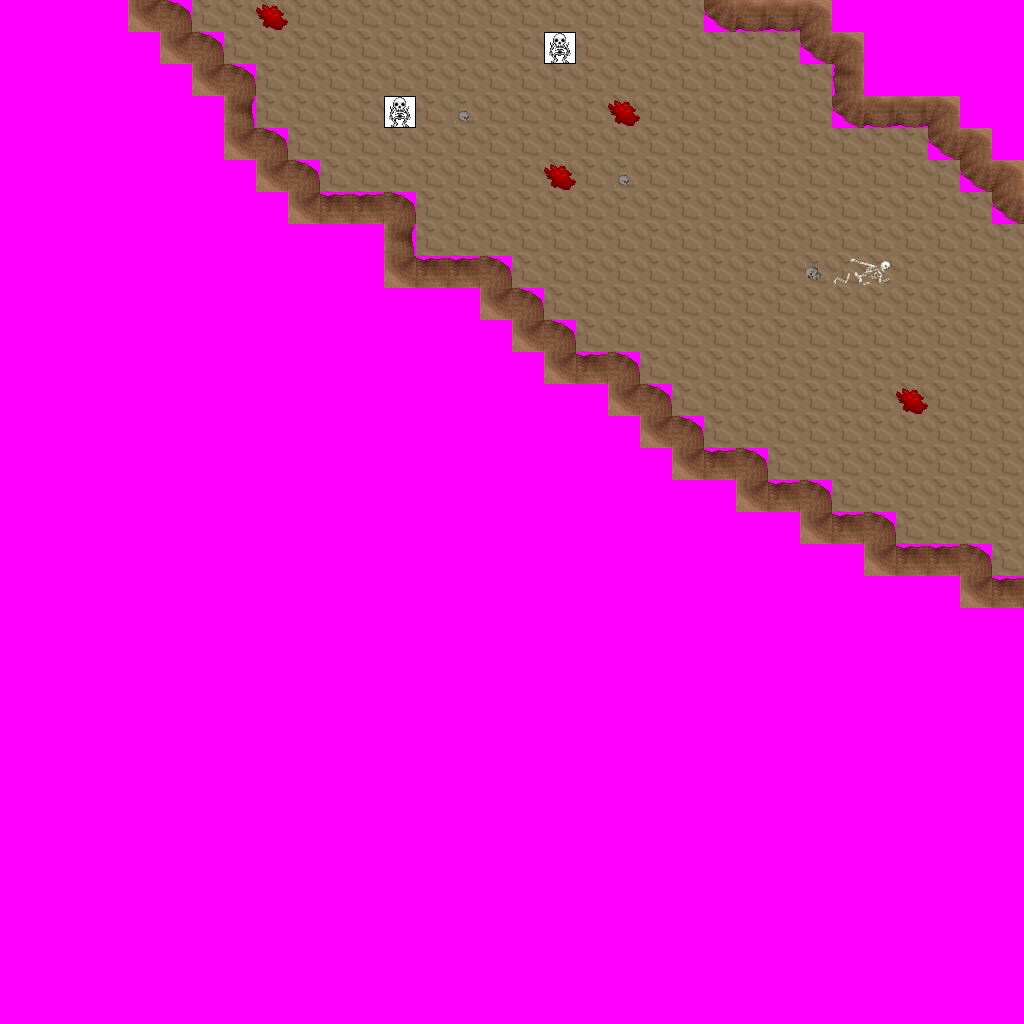

This game map was drawn from its Tiled (.tmx) file and the tilesets committed beside it. A one-line description and the trimmed map source follow:
An orthogonal 32x32 tile map with 32x32 px tiles, 6 tile layers (Ground, Objects, Above, Walkable, ...), 7 tilesets and 4 objects (2x newmap, from_west_0, from_south_0).

<map version="1.0" orientation="orthogonal" width="32" height="32" tilewidth="32" tileheight="32">
 <tileset firstgid="1" name="ground_brown" tilewidth="32" tileheight="32">
  <image source="../drawable/ground_brown.png" width="160" height="32" />
 </tileset>
 <tileset firstgid="6" name="item_corpse_skull_dark" tilewidth="32" tileheight="32">
  <image source="../drawable/item_corpse_skull_dark.png" width="64" height="32" />
 </tileset>
 <tileset firstgid="8" name="item_corpse_skeleton" tilewidth="32" tileheight="32">
  <image source="../drawable/item_corpse_skeleton.png" width="64" height="64" />
 </tileset>
 <tileset firstgid="12" name="item_blood_floor_stains_2" tilewidth="32" tileheight="32">
  <image source="../drawable/item_blood_floor_stains_2.png" width="64" height="64" />
 </tileset>
 <tileset firstgid="16" name="logic_creature_undead_skeleton" tilewidth="32" tileheight="32">
  <image source="../drawable/logic_creature_undead_skeleton.png" width="192" height="32" />
 </tileset>
 <tileset firstgid="22" name="building_wall_int_sandstone" tilewidth="32" tileheight="32">
  <image source="../drawable/building_wall_int_sandstone.png" width="96" height="160" />
 </tileset>
 <tileset firstgid="37" name="walkable_sentinel" tilewidth="32" tileheight="32">
  <image source="../drawable/walkable_sentinel.png" width="32" height="32" />
 </tileset>
 <layer name="Ground" width="32" height="32">
  <data>[1024 cells, 1024 non-empty, 2 distinct tile ids]</data>
 </layer>
 <layer name="Objects" width="32" height="32">
  <data>[1024 cells, 0 non-empty, 0 distinct tile ids]</data>
 </layer>
 <layer name="Above" width="32" height="32">
  <data>[1024 cells, 0 non-empty, 0 distinct tile ids]</data>
 </layer>
 <layer name="Walkable" width="32" height="32">
  <data>[1024 cells, 780 non-empty, 1 distinct tile ids]</data>
 </layer>
 <layer name="Objects_stendhal" width="32" height="32">
  <data>[1024 cells, 71 non-empty, 13 distinct tile ids]</data>
 </layer>
 <layer name="Objects_stendhal2" width="32" height="32">
  <data>[1024 cells, 2 non-empty, 1 distinct tile ids]</data>
 </layer>
 <objectgroup name="Mapevents" width="32" height="32">
  <object name="exit_east_0" type="newmap" x="992" y="224" width="32" height="352">
   <properties>
    <property name="map" value="level_1_ados_caves_x2_y3" />
    <property name="place" value="from_east_0" />
   </properties>
  </object>
  <object name="exit_north_0" type="newmap" x="192" y="0" width="480" height="32">
   <properties>
    <property name="map" value="level_1_ados_caves_x1_y2" />
    <property name="place" value="from_north_0" />
   </properties>
  </object>
 </objectgroup>
 <objectgroup name="Spawn" width="32" height="32">
  <object name="from_west_0" x="992" y="384" width="32" height="32" />
  <object name="from_south_0" x="416" y="0" width="32" height="32" />
 </objectgroup>
 <objectgroup name="Keys" width="32" height="32" />
 <objectgroup name="Replace" width="32" height="32" />
</map>
